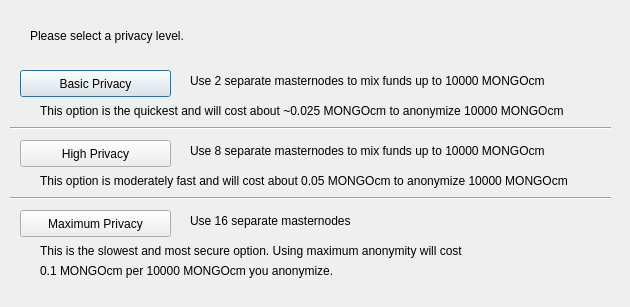
<?xml version="1.0" encoding="UTF-8"?>
<ui version="4.0">
 <class>ObfuscationConfig</class>
 <widget class="QDialog" name="ObfuscationConfig">
  <property name="geometry">
   <rect>
    <x>0</x>
    <y>0</y>
    <width>630</width>
    <height>307</height>
   </rect>
  </property>
  <property name="windowTitle">
   <string>Configure Obfuscation</string>
  </property>
  <widget class="QPushButton" name="buttonBasic">
   <property name="geometry">
    <rect>
     <x>20</x>
     <y>70</y>
     <width>151</width>
     <height>27</height>
    </rect>
   </property>
   <property name="text">
    <string>Basic Privacy</string>
   </property>
  </widget>
  <widget class="QPushButton" name="buttonHigh">
   <property name="geometry">
    <rect>
     <x>20</x>
     <y>140</y>
     <width>151</width>
     <height>27</height>
    </rect>
   </property>
   <property name="text">
    <string>High Privacy</string>
   </property>
  </widget>
  <widget class="QPushButton" name="buttonMax">
   <property name="geometry">
    <rect>
     <x>20</x>
     <y>210</y>
     <width>151</width>
     <height>27</height>
    </rect>
   </property>
   <property name="text">
    <string>Maximum Privacy</string>
   </property>
  </widget>
  <widget class="QLabel" name="label">
   <property name="geometry">
    <rect>
     <x>30</x>
     <y>20</y>
     <width>571</width>
     <height>31</height>
    </rect>
   </property>
   <property name="text">
    <string>Please select a privacy level.</string>
   </property>
  </widget>
  <widget class="QLabel" name="label_2">
   <property name="geometry">
    <rect>
     <x>190</x>
     <y>70</y>
     <width>421</width>
     <height>21</height>
    </rect>
   </property>
   <property name="text">
    <string>Use 2 separate masternodes to mix funds up to 10000 MONGOcm</string>
   </property>
  </widget>
  <widget class="QLabel" name="label_3">
   <property name="geometry">
    <rect>
     <x>190</x>
     <y>140</y>
     <width>411</width>
     <height>21</height>
    </rect>
   </property>
   <property name="text">
    <string>Use 8 separate masternodes to mix funds up to 10000 MONGOcm</string>
   </property>
  </widget>
  <widget class="QLabel" name="label_4">
   <property name="geometry">
    <rect>
     <x>190</x>
     <y>210</y>
     <width>421</width>
     <height>21</height>
    </rect>
   </property>
   <property name="text">
    <string>Use 16 separate masternodes</string>
   </property>
  </widget>
  <widget class="QLabel" name="label_6">
   <property name="geometry">
    <rect>
     <x>40</x>
     <y>100</y>
     <width>561</width>
     <height>21</height>
    </rect>
   </property>
   <property name="text">
    <string>This option is the quickest and will cost about ~0.025 MONGOcm to anonymize 10000 MONGOcm</string>
   </property>
  </widget>
  <widget class="QLabel" name="label_7">
   <property name="geometry">
    <rect>
     <x>40</x>
     <y>170</y>
     <width>561</width>
     <height>21</height>
    </rect>
   </property>
   <property name="text">
    <string>This option is moderately fast and will cost about 0.05 MONGOcm to anonymize 10000 MONGOcm</string>
   </property>
  </widget>
  <widget class="QLabel" name="label_8">
   <property name="geometry">
    <rect>
     <x>40</x>
     <y>240</y>
     <width>561</width>
     <height>21</height>
    </rect>
   </property>
   <property name="text">
    <string>This is the slowest and most secure option. Using maximum anonymity will cost</string>
   </property>
  </widget>
  <widget class="QLabel" name="label_9">
   <property name="geometry">
    <rect>
     <x>40</x>
     <y>260</y>
     <width>561</width>
     <height>21</height>
    </rect>
   </property>
   <property name="text">
    <string>0.1 MONGOcm per 10000 MONGOcm you anonymize.</string>
   </property>
  </widget>
  <widget class="Line" name="line">
   <property name="geometry">
    <rect>
     <x>10</x>
     <y>120</y>
     <width>601</width>
     <height>16</height>
    </rect>
   </property>
   <property name="orientation">
    <enum>Qt::Horizontal</enum>
   </property>
  </widget>
  <widget class="Line" name="line_2">
   <property name="geometry">
    <rect>
     <x>10</x>
     <y>190</y>
     <width>601</width>
     <height>16</height>
    </rect>
   </property>
   <property name="orientation">
    <enum>Qt::Horizontal</enum>
   </property>
  </widget>
 </widget>
 <resources/>
 <connections/>
</ui>
